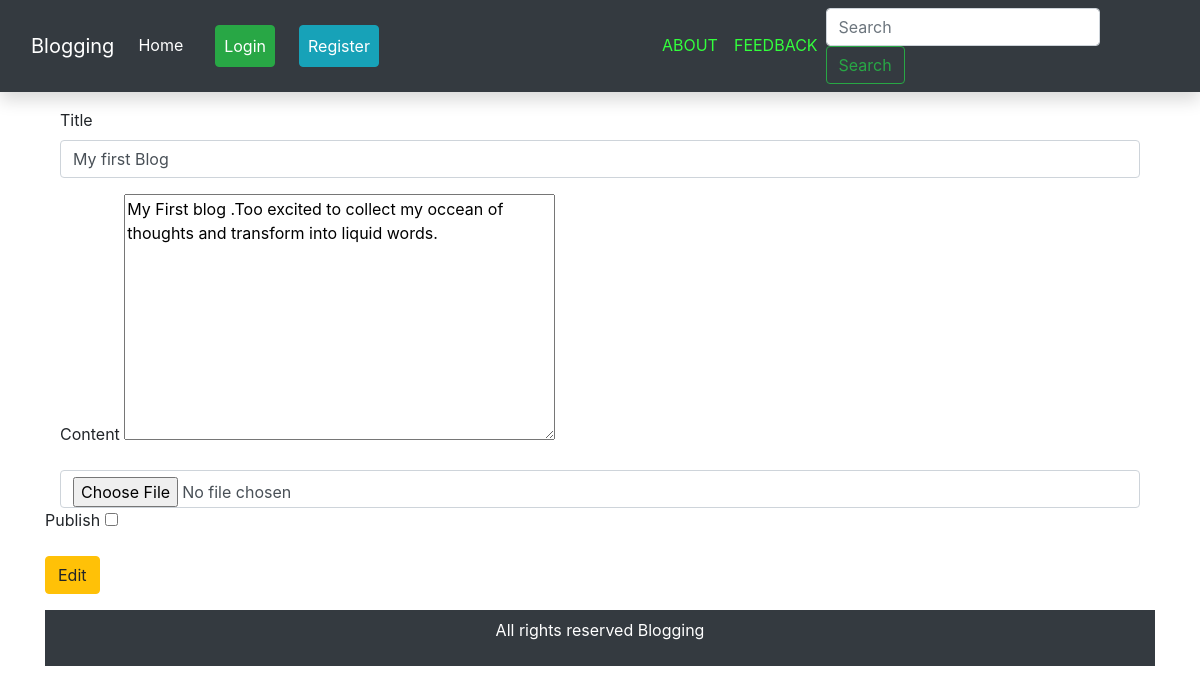
/edit/79, run on the app's committed database.
### easyblogging/models.py (models this page shows, shortened)
class BlogModel(models.Model):
    title=models.CharField(max_length=1000)
    content =HTMLField()
    slug=models.SlugField(max_length=1000, null=True , blank=True)
    image=models.ImageField(upload_to='images/',blank=True,null=True)
    likes=models.ManyToManyField(User,related_name='likes',blank=True)
    created_at=models.DateTimeField(auto_now_add=True,null=True)
    publish = models.BooleanField(default=False)
    published = models.DateTimeField(auto_now=True)
    author = models.ForeignKey(User, on_delete=models.CASCADE)
    categories = models.ManyToManyField('Category', related_name='posts')
    def __init__(self, *args, **kwargs):
        super(BlogModel, self).__init__(*args, **kwargs)
        self.old_publish = self.publish

### easyblogging/views.py (the view, shortened to what this page needs)
# urls.py: path('edit/<int:id>', edit, name='edit'),
def edit(request,id):
    print(id)
    blog = BlogModel.objects.get(id=id)
    editblog = Edit_Blog(instance=blog)
    return render(request,'edit_blog.html',{'edit_blog':editblog})

### easyblogging/forms.py
class Edit_Blog(forms.ModelForm):
    class Meta:
        model=BlogModel
        fields=('title','content')

### templates/edit_blog.html (shortened to what this page needs)
{% extends "base.html" %}
{% block content %}
<div class="container">
    <form method="POST" class='my-3'  enctype="multipart/form-data">
    <div class="col-md-12">
           <div class="form-group">
            <label for="exampleFormControlTextarea1">Title</label>
            <input class="form-control" name="title" value="{{ edit_blog.title.value }} ">
         </div>
        <div class="form-group">
         <label for="exampleFormControlTextarea1">Content</label>
            {{edit_blog.content|safe}}
            </div>
            </div>
      <div class="col-md-12">
                <input type="file" name="image" class="form-control" >
                </div>
      <div class="form-group">
      <label for="exampleFormControlInput1">Publish</label>
     <input id="publish" type="checkbox" name="publish">
  </div>
    <input type='submit' value='Edit' class='btn btn-warning'>
    </form>
{% endblock  %}

### data on the page
BlogModel: title "My first Blog", content "My First blog .Too excited to collect my occean of thoughts and transform into liquid words."
